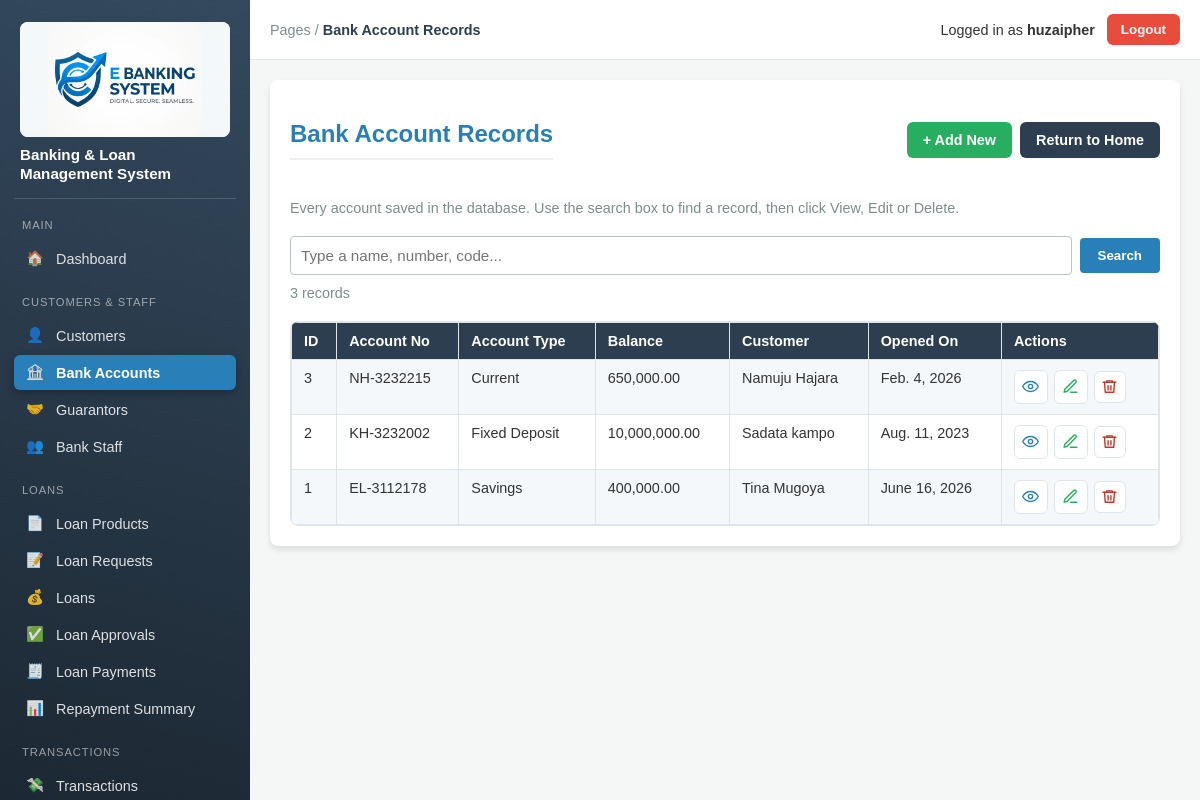
Page /accounts/records/ (signed in) on the committed database.
### ebanking_app/models.py (models this page shows)
class Accounts(models.Model):
    account_number = models.CharField(max_length=10)
    account_type = models.CharField(
                            max_length=3,
                            choices=[
                                ('S', 'Savings'),
                                ('C', 'Current'),
                                ('FD', 'Fixed Deposit'),
                            ]
                        )
    account_balance = models.DecimalField(max_digits=10, decimal_places=2)
    customer = models.ForeignKey(Customer, on_delete=models.RESTRICT)
    account_open_date = models.DateField()
    def __str__(self):
        return f'{self.account_number} - {self.customer}'

class Customer(models.Model):
    first_name = models.CharField(max_length=20)
    last_name = models.CharField(max_length=20)
    registration_date = models.DateField()
    phone_number = models.CharField(max_length=10)
    gender = models.CharField(
                        max_length=2,
                        choices=[
                            ('M', 'Male'),
                            ('F', 'Female'),
                                 ]
                            )
    date_of_birth = models.DateField()
    marital_status = models.CharField(max_length=2,
                            choices=[
                                ('S', 'Single'),
                                ('M', 'Married'),
                                ('D', 'Divorced'),
                                ('W', 'Widowed'),
                            ]
                        )
    address = models.CharField(max_length=50)
    occupation = models.CharField(max_length=20)
    def __str__(self):
        return f'{self.first_name} {self.last_name}'

### ebanking_app/views.py (the view, shortened to what this page needs)
# urls.py: path('<str:record_type>/records/', record_list_view, name='record_list_page'),
@login_required
def record_list_view(request, record_type):
    settings = get_record_type(record_type)
    model = settings['form']._meta.model
    records = model.objects.all().order_by('-id')
    search_form = SearchForm(request.GET)
    search_text = ''
    if search_form.is_valid():
        search_text = search_form.cleaned_data['q']
    rows = []
    for record in records:
        rows.append({
            'record': record,
            'cells': [display_value(record, field_path) for heading, field_path in settings['columns']],
        })
    context = {
        'rows': rows,
        'headings': [heading for heading, field_path in settings['columns']],
        'record_type': record_type,
        'title': settings['title'],
        'label': settings['label'],
        'add_page': settings['page'],
        'search_form': search_form,
        'search_text': search_text,
    }
    return render(request, 'record_list.html', context)

### ebanking_app/form.py
class SearchForm(forms.Form):
    q = forms.CharField(
        required=False,
        max_length=100,
        label='Search',
        widget=forms.TextInput(attrs={'placeholder': 'Type a name, number, code...'}),
    )

### ebanking_app/views.py (called while the page is built)
def get_record_type(record_type):
    if record_type not in RECORD_TYPES:
        raise Http404('This type of record does not exist.')
    return RECORD_TYPES[record_type]

def display_value(record, field_path):
    value = record
    for part in field_path.split('.'):
        if value is None:
            break
        display_method = getattr(value, f'get_{part}_display', None)
        value = display_method() if callable(display_method) else getattr(value, part)
    if value is None or value == '':
        return '-'
    if isinstance(value, datetime):
        return timezone.localtime(value).strftime('%Y-%m-%d %H:%M')
    if isinstance(value, Decimal):
        return f'{value:,.2f}'
    return value

### ebanking_app/templates/record_list.html (shortened to what this page needs)
{% extends 'base.html' %}
{% block breadcrumb %}{{ title }}{% endblock breadcrumb %}
{% block content %}
    <div class="container">
        <div class="top-bar">
            <h2>{{ title }}</h2>
            <div class="top-actions">
                <a href="{% url add_page %}" class="return-btn add-btn">+ Add New</a>
                <a href="{% url 'home_page' %}" class="return-btn">Return to Home</a>
            </div>
        </div>
        <p>Every {{ label|lower }} saved in the database. Use the search box to find a record, then click View, Edit or Delete.</p>
        <form method="GET" class="search-form">
            {{ search_form.q }}
            <button type="submit" class="search-btn">Search</button>
        </form>
        <p class="result-count">
            {{ rows|length }} record{{ rows|length|pluralize }}{% if search_text %} matching "{{ search_text }}"{% endif %}
        </p>
        <div class="table-wrapper">
            <table class="table table-striped">
                <thead>
                    <tr>
                        <th>ID</th>
                        {% for heading in headings %}
                        <th>{{ heading }}</th>
                        {% endfor %}
                        <th>Actions</th>
                    </tr>
                </thead>
                <tbody>
                    {% for row in rows %}
                    <tr>
                        <td>{{ row.record.id }}</td>
                        {% for cell in row.cells %}
                        <td>{{ cell }}</td>
                        {% endfor %}
                        {% include 'includes/record_actions.html' with record=row.record %}
                    </tr>
                    {% endfor %}
                </tbody>
            </table>
        </div>
    </div>
{% endblock content %}

### ebanking_app/templates/base.html (shortened to what this page needs)
{% load static %}
<!DOCTYPE html>
<html lang="en">
<head>
    <link rel="stylesheet" href="{% static 'css/style.css' %}">
    <link rel="stylesheet" href="{% static 'css/dashboard.css' %}">
</head>
<body class="{% if user.is_authenticated %}with-sidebar{% endif %}">
    {% if user.is_authenticated %}
    {% with page=request.resolver_match.url_name type=request.resolver_match.kwargs.record_type %}
    <aside class="sidenav" id="sidenav">
        <a href="{% url 'home_page' %}" class="sidenav-brand">
            <img src="{% static 'images/e_banking_logo.jpeg' %}" alt="eBanking logo">
            <span>Banking &amp; Loan Management System</span>
        </a>
        <p class="sidenav-heading">Main</p>
        <ul>
            <li><a href="{% url 'home_page' %}" class="nav-link {% if page == 'home_page' %}active{% endif %}"><span class="nav-icon">🏠</span>Dashboard</a></li>
        </ul>
        <p class="sidenav-heading">Customers &amp; Staff</p>
        <ul>
            <li><a href="{% url 'customer_page' %}" class="nav-link {% if page == 'customer_page' or type == 'customer' %}active{% endif %}"><span class="nav-icon">👤</span>Customers</a></li>
            <li><a href="{% url 'accounts_page' %}" class="nav-link {% if page == 'accounts_page' or type == 'accounts' %}active{% endif %}"><span class="nav-icon">🏦</span>Bank Accounts</a></li>
            <li><a href="{% url 'guarantor_page' %}" class="nav-link {% if page == 'guarantor_page' or type == 'guarantor' %}active{% endif %}"><span class="nav-icon">🤝</span>Guarantors</a></li>
            <li><a href="{% url 'bank_staff_page' %}" class="nav-link {% if page == 'bank_staff_page' or type == 'bankstaff' %}active{% endif %}"><span class="nav-icon">👥</span>Bank Staff</a></li>
        </ul>
        <p class="sidenav-heading">Loans</p>
        <ul>
            <li><a href="{% url 'loan_product_page' %}" class="nav-link {% if page == 'loan_product_page' or type == 'loanproduct' %}active{% endif %}"><span class="nav-icon">📄</span>Loan Products</a></li>
            <li><a href="{% url 'loan_request_page' %}" class="nav-link {% if page == 'loan_request_page' or type == 'loanrequest' %}active{% endif %}"><span class="nav-icon">📝</span>Loan Requests</a></li>
            <li><a href="{% url 'loan_view_page' %}" class="nav-link {% if page == 'loan_view_page' or type == 'loans' %}active{% endif %}"><span class="nav-icon">💰</span>Loans</a></li>
            <li><a href="{% url 'loan_approvals_page' %}" class="nav-link {% if page == 'loan_approvals_page' or type == 'loanapprovals' %}active{% endif %}"><span class="nav-icon">✅</span>Loan Approvals</a></li>
            <li><a href="{% url 'loan_payment_page' %}" class="nav-link {% if page == 'loan_payment_page' or type == 'loanpayment' %}active{% endif %}"><span class="nav-icon">🧾</span>Loan Payments</a></li>
            <li><a href="{% url 'loan_repayment_summary_page' %}" class="nav-link {% if page == 'loan_repayment_summary_page' %}active{% endif %}"><span class="nav-icon">📊</span>Repayment Summary</a></li>
        </ul>
        <p class="sidenav-heading">Transactions</p>
        <ul>
            <li><a href="{% url 'transactions_page' %}" class="nav-link {% if page == 'transactions_page' or type == 'transactions' %}active{% endif %}"><span class="nav-icon">💸</span>Transactions</a></li>
        </ul>
    </aside>
    {% endwith %}
    {% endif %}
    <div class="main">
        {% if user.is_authenticated %}
        <header class="topbar">
            <div class="topbar-left">
                <div class="breadcrumb">
                    Pages / <strong>{% block breadcrumb %}Dashboard{% endblock breadcrumb %}</strong>
                </div>
            </div>
            <div class="topbar-right">
                <span>Logged in as <strong>{{ user.username }}</strong></span>
                <form method="POST" action="{% url 'logout_page' %}">
                    <button type="submit" class="logout-btn">Logout</button>
                </form>
            </div>
        </header>
        {% endif %}
        <div class="page">
            {% block content %}
            {% endblock content %}
        </div>
    </div>
</body>
</html>

### ebanking_app/templates/includes/record_actions.html (shortened to what this page needs)
<td class="actions">
    <div class="icon-actions">
        <a href="{% url 'record_detail_page' record_type record.id %}" class="icon-btn view" data-popup title="View" aria-label="View {{ record }}">
            <svg viewBox="0 0 24 24" aria-hidden="true"><path d="M1 12s4-7 11-7 11 7 11 7-4 7-11 7S1 12 1 12z"/><circle cx="12" cy="12" r="3"/></svg>
        </a>
        <a href="{% url 'edit_record_page' record_type record.id %}" class="icon-btn edit" data-popup title="Edit" aria-label="Edit {{ record }}">
            <svg viewBox="0 0 24 24" aria-hidden="true"><path d="M12 20h9"/><path d="M16.5 3.5a2.1 2.1 0 0 1 3 3L7 19l-4 1 1-4z"/></svg>
        </a>
        <form method="POST" action="{% url 'delete_record_page' record_type record.id %}" data-confirm-delete="{{ record }}">
            <button type="submit" class="icon-btn delete" title="Delete" aria-label="Delete {{ record }}">
                <svg viewBox="0 0 24 24" aria-hidden="true"><path d="M3 6h18"/><path d="M8 6V4h8v2"/><path d="M19 6l-1 14H6L5 6"/><path d="M10 11v6M14 11v6"/></svg>
            </button>
        </form>
    </div>
</td>

### static/css/style.css (style rules this page uses)
body { font-family: Arial, sans-serif; background-color: #f4f7f6; color: #333; margin: 0; }
.logout-btn { background-color: #e74c3c; color: white; border: none; padding: 8px 14px; border-radius: 6px; font-weight: bold; cursor: pointer; }
.page { padding: 20px; }
.container { max-width: 1000px; margin: 0 auto; background: #fff; padding: 20px; border-radius: 8px; box-shadow: 0 4px 6px rgba(0,0,0,0.1); }
h2 { color: #2980b9; border-bottom: 2px solid #ecf0f1; padding-bottom: 10px; }
.container > p { color: #7f8c8d; margin-bottom: 20px; font-size: 0.9em; }
.top-bar { display: flex; flex-wrap: wrap; gap: 10px; justify-content: space-between; align-items: center; margin-bottom: 20px; }
.return-btn { display: inline-block; background-color: #2c3e50; color: white; text-decoration: none; padding: 10px 16px; border-radius: 6px; font-weight: bold; font-size: 0.9em; }
.top-actions { display: flex; flex-wrap: wrap; gap: 8px; }
.add-btn { background-color: #27ae60; }
.search-form { display: flex; flex-wrap: wrap; gap: 8px; align-items: center; margin-bottom: 10px; }
.search-form input { flex: 1 1 220px; padding: 10px; border: 1px solid #bdc3c7; border-radius: 4px; font-size: 0.95em; }
.search-btn { background-color: #2980b9; color: white; border: none; padding: 10px 18px; border-radius: 4px; cursor: pointer; font-weight: bold; }
.result-count { color: #7f8c8d; font-size: 0.85em; margin: 0 0 10px; }
.table-wrapper { overflow-x: auto; border: 1px solid #dfe6e9; border-radius: 8px; background: #fff; }
table { width: 100%; border-collapse: collapse; font-size: 0.9em; }
th, td { border: 1px solid #dfe6e9; padding: 10px 12px; text-align: left; vertical-align: top; }
th { background: #2c3e50; color: #fff; font-weight: bold; }
.actions { white-space: nowrap; }

### static/css/dashboard.css (style rules this page uses)
:root { --sidebar-width: 250px; }
.with-sidebar .main { margin-left: var(--sidebar-width); min-height: 100vh; }
.sidenav { position: fixed; top: 0; bottom: 0; left: 0; z-index: 20; width: var(--sidebar-width); box-sizing: border-box; background: linear-gradient(195deg, #34495e, #1c2833); color: #fff; padding: 18px 14px; overflow-y: auto; display: flex; flex-direction: column; gap: 6px; }
.sidenav-brand { display: flex; flex-direction: column; gap: 8px; color: #fff; text-decoration: none; padding: 4px 6px 14px; border-bottom: 1px solid rgba(255,255,255,0.15); }
.sidenav-brand img { width: 100%; height: auto; border-radius: 8px; background: #fff; }
.sidenav-brand span { font-weight: bold; font-size: 0.95em; line-height: 1.3; }
.sidenav-heading { margin: 14px 8px 4px; font-size: 0.7em; letter-spacing: 0.08em; text-transform: uppercase; color: rgba(255,255,255,0.55); }
.sidenav ul { list-style: none; margin: 0; padding: 0; display: flex; flex-direction: column; gap: 2px; }
.nav-link { display: flex; align-items: center; gap: 10px; padding: 9px 10px; border-radius: 6px; color: rgba(255,255,255,0.85); text-decoration: none; font-size: 0.9em; }
.nav-link.active { background: #2980b9; color: #fff; font-weight: bold; box-shadow: 0 3px 8px rgba(0,0,0,0.25); }
.nav-icon { width: 22px; text-align: center; }
.topbar { display: flex; flex-wrap: wrap; gap: 10px; justify-content: space-between; align-items: center; padding: 14px 20px; background: #fff; border-bottom: 1px solid #dfe6e9; }
.topbar-left { display: flex; align-items: center; gap: 12px; }
.breadcrumb { font-size: 0.9em; color: #7f8c8d; }
.breadcrumb strong { color: #2c3e50; }
.topbar-right { display: flex; align-items: center; gap: 12px; font-size: 0.9em; }
.topbar-right form { margin: 0; }
.table { width: 100%; }
.table-striped tbody tr:nth-of-type(odd) { background: #f5f8fa; }
.icon-actions { display: flex; align-items: center; gap: 6px; }
.icon-actions form { margin: 0; }
.icon-btn { width: 32px; height: 32px; display: inline-grid; place-items: center; border-radius: 6px; border: 1px solid #dfe6e9; background: #fff; cursor: pointer; padding: 0; }
.icon-btn svg { width: 17px; height: 17px; fill: none; stroke: currentColor; stroke-width: 2; stroke-linecap: round; stroke-linejoin: round; }
.icon-btn.view { color: #2980b9; }
.icon-btn.edit { color: #27ae60; }
.icon-btn.delete { color: #c0392b; }

### rows in the picture
Accounts: record.id "3", cells "NH-3232215" "Current" "650,000.00" "Feb. 4, 2026"
Customer: first_name+last_name "Namuju Hajara"
Accounts: record.id "2", cells "KH-3232002" "Fixed Deposit" "10,000,000.00" "Aug. 11, 2023"
Customer: first_name+last_name "Sadata kampo"
Accounts: record.id "1", cells "EL-3112178" "Savings" "400,000.00" "June 16, 2026"
Customer: first_name+last_name "Tina Mugoya"

### other values in the picture
{{ title }} "Bank Account Records"
{{ user.username }} "huzaipher"
{{ label|lower }} "account"
{{ rows|length }} "3"
{{ heading }} "Account No" "Account Type" "Balance" "Customer" "Opened On"
